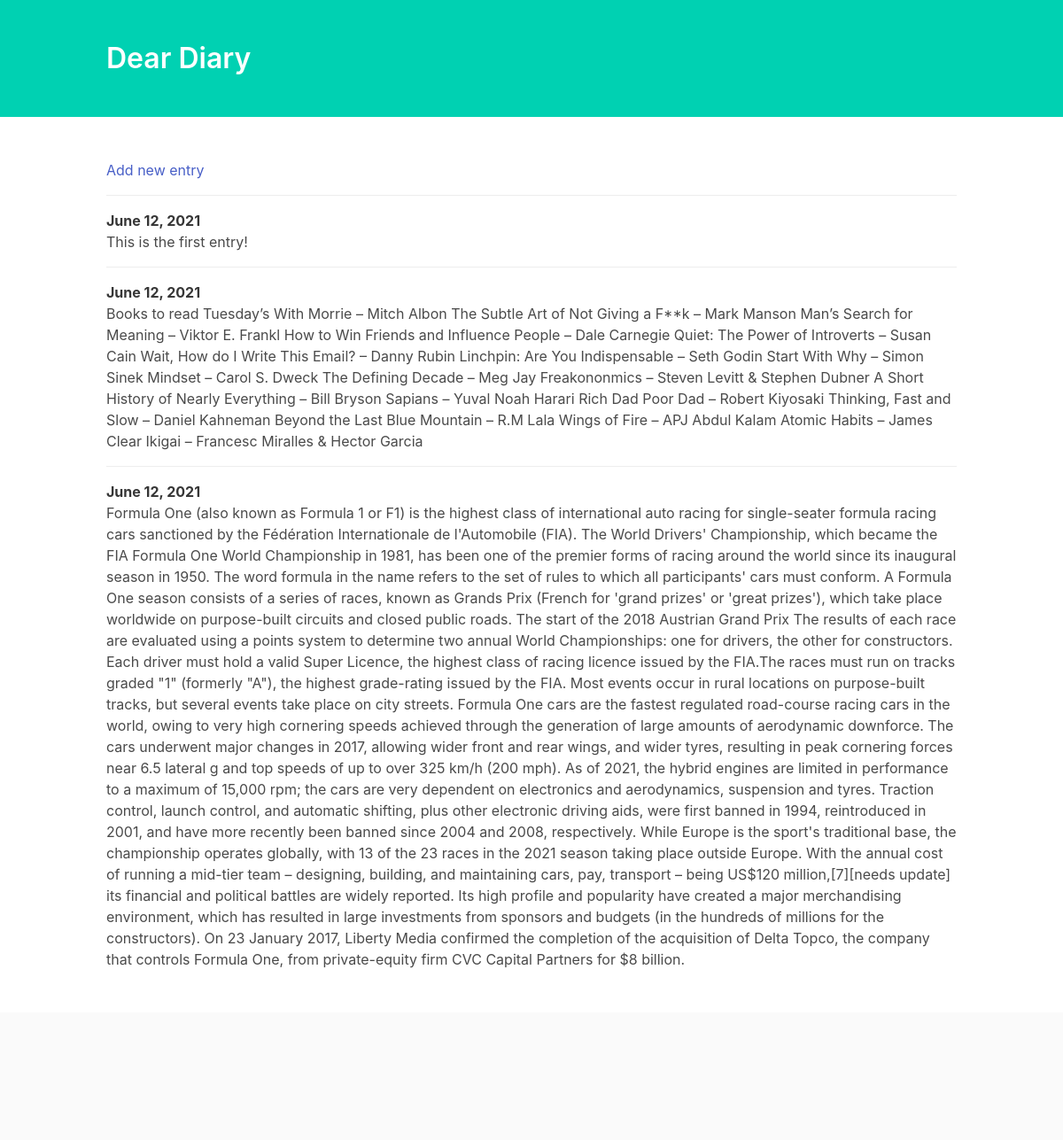
The page / on the database its author committed.
### entries/models.py (models this page shows, shortened)
class Entry(models.Model):
    text = models.TextField()
    date_posted = models.DateField(auto_now_add=True)
    class Meta:
        verbose_name_plural = 'entries'

### entries/views.py (the view)
# urls.py: path('',views.index, name='home'),
def index(request):
    entries = Entry.objects.order_by('-date_posted')
    context = {'entries' : entries}
    return render(request, 'entries/index.html', context)

### entries/templates/entries/index.html (shortened to what this page needs)
<!DOCTYPE html>
<html lang="en">
<head>
    <link rel="stylesheet" href="https://cdnjs.cloudflare.com/ajax/libs/bulma/0.6.2/css/bulma.min.css" />
</head>
<body>
    <section class="hero is-primary">
        <div class="hero-body">
            <div class="container">
                <h1 class="title">
                    Dear Diary
                </h1>
            </div>
        </div>
    </section>
    <section class="section">
        <div class="container">
            <article class="media">
                <div class="media-content">
                    <div class="content">
                        <a href="{% url 'add' %}">Add new entry</a>
                    </div>
                </div>
            </article>
            {% for entry in entries %}
                <article class="media">
                    <div class="media-content">
                        <div class="content">
                            <p>
                                <strong>{{ entry.date_posted }}</strong>
                                <br> {{ entry.text }}
                            </p>
                        </div>
                    </div>
                </article>
            {% endfor %}
        </div>
    </section>
    <footer class="footer">
    </footer>
</body>
</html>

### rows shown on the page
Entry: date_posted "June 12, 2021", text "This is the first entry!"
Entry: date_posted "June 12, 2021", text "Books to read Tuesday’s With Morrie – Mitch Albon The Subtle Art of Not Giving a F**k – Mark Manson Man’s Search for Meaning – Viktor E. Frankl How to Win Friends and Influence People – Dale Carnegie Quiet: The Power of Introverts – Susan Cain Wait, How do I Write This Email? – Danny Rubin Linchpin: Are You Indispensable – Seth Godin Start With Why – Simon Sinek Mindset – Carol S. Dweck The Defining Decade – Meg Jay Freakononmics – Steven Levitt & Stephen Dubner A Short History of Nearly Everything – Bill Bryson Sapians – Yuval Noah Harari Rich Dad Poor Dad – Robert Kiyosaki Thinking, Fast and Slow – Daniel Kahneman Beyond the Last Blue Mountain – R.M Lala Wings of Fire – APJ Abdul Kalam…"
Entry: date_posted "June 12, 2021", text "Formula One (also known as Formula 1 or F1) is the highest class of international auto racing for single-seater formula racing cars sanctioned by the Fédération Internationale de l'Automobile (FIA). The World Drivers' Championship, which became the FIA Formula One World Championship in 1981, has been one of the premier forms of racing around the world since its inaugural season in 1950. The word formula in the name refers to the set of rules to which all participants' cars must conform. A Formula One season consists of a series of races, known as Grands Prix (French for 'grand prizes' or 'great prizes'), which take place worldwide on purpose-built circuits and closed public roads. The start…"
